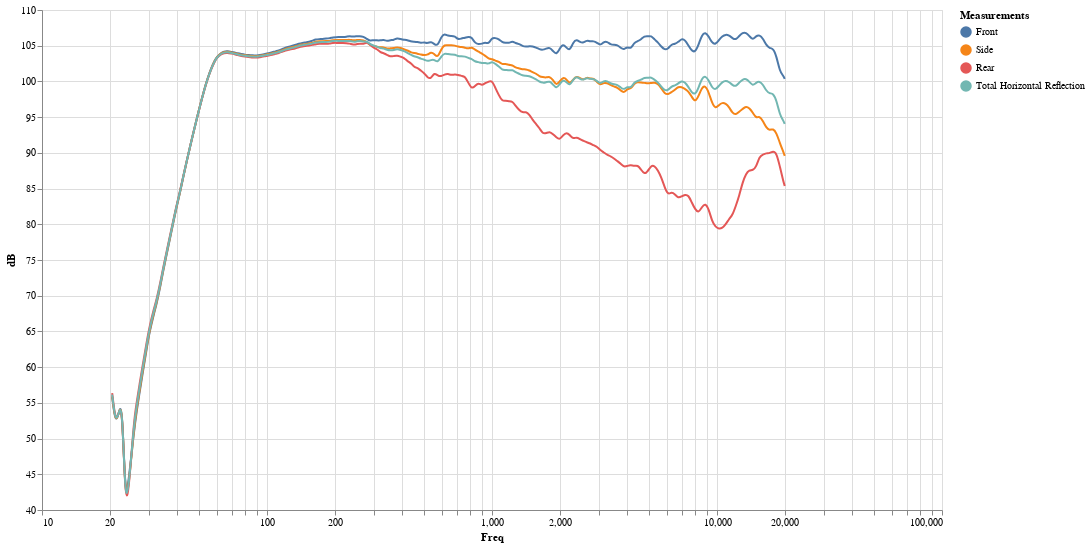

Notebook code for this chart:
### Code cell
display_graph_freq(df['Neumann KH 80']['Horizontal Reflections'])

### Figure 1 — Vega-Lite specification as saved in the notebook (floating-point values rounded to 4 significant figures; data arrays with more than 128 entries replaced by an {"elided": "..."} marker saying what was removed)
{"config": {"view": {"continuousWidth": 400, "continuousHeight": 300}}, "layer": [{"mark": {"type": "line", "interpolate": "basis"}, "encoding": {"color": {"type": "nominal", "field": "Measurements", "sort": null}, "x": {"type": "quantitative", "field": "Freq", "scale": {"domain": [20, 20000], "type": "log"}}, "y": {"type": "quantitative", "field": "dB", "scale": {"zero": false}}}, "height": 500, "width": 900}, {"mark": "point", "encoding": {"opacity": {"value": 0}, "x": {"type": "quantitative", "field": "Freq"}}, "selection": {"selector001": {"type": "single", "nearest": true, "on": "mouseover", "fields": ["Freq"], "empty": "none"}}}, {"mark": "point", "encoding": {"color": {"type": "nominal", "field": "Measurements", "sort": null}, "opacity": {"condition": {"value": 1, "selection": "selector001"}, "value": 0}, "x": {"type": "quantitative", "field": "Freq", "scale": {"domain": [20, 20000], "type": "log"}}, "y": {"type": "quantitative", "field": "dB", "scale": {"zero": false}}}, "height": 500, "width": 900}, {"mark": {"type": "rule", "color": "gray"}, "encoding": {"x": {"type": "quantitative", "field": "Freq"}}, "transform": [{"filter": {"selection": "selector001"}}]}, {"mark": {"type": "text", "align": "left", "dx": 5, "dy": -5}, "encoding": {"color": {"type": "nominal", "field": "Measurements", "sort": null}, "text": {"condition": {"type": "quantitative", "field": "dB", "selection": "selector001"}, "value": " "}, "x": {"type": "quantitative", "field": "Freq", "scale": {"domain": [20, 20000], "type": "log"}}, "y": {"type": "quantitative", "field": "dB", "scale": {"zero": false}}}, "height": 500, "width": 900}], "data": {"name": "data-a4650878b856ed66c8a5bcb276a576c5"}, "$schema": "https://vega.github.io/schema/vega-lite/v4.0.2.json", "datasets": {"data-a4650878b856ed66c8a5bcb276a576c5": {"elided": "800 records"}}}
